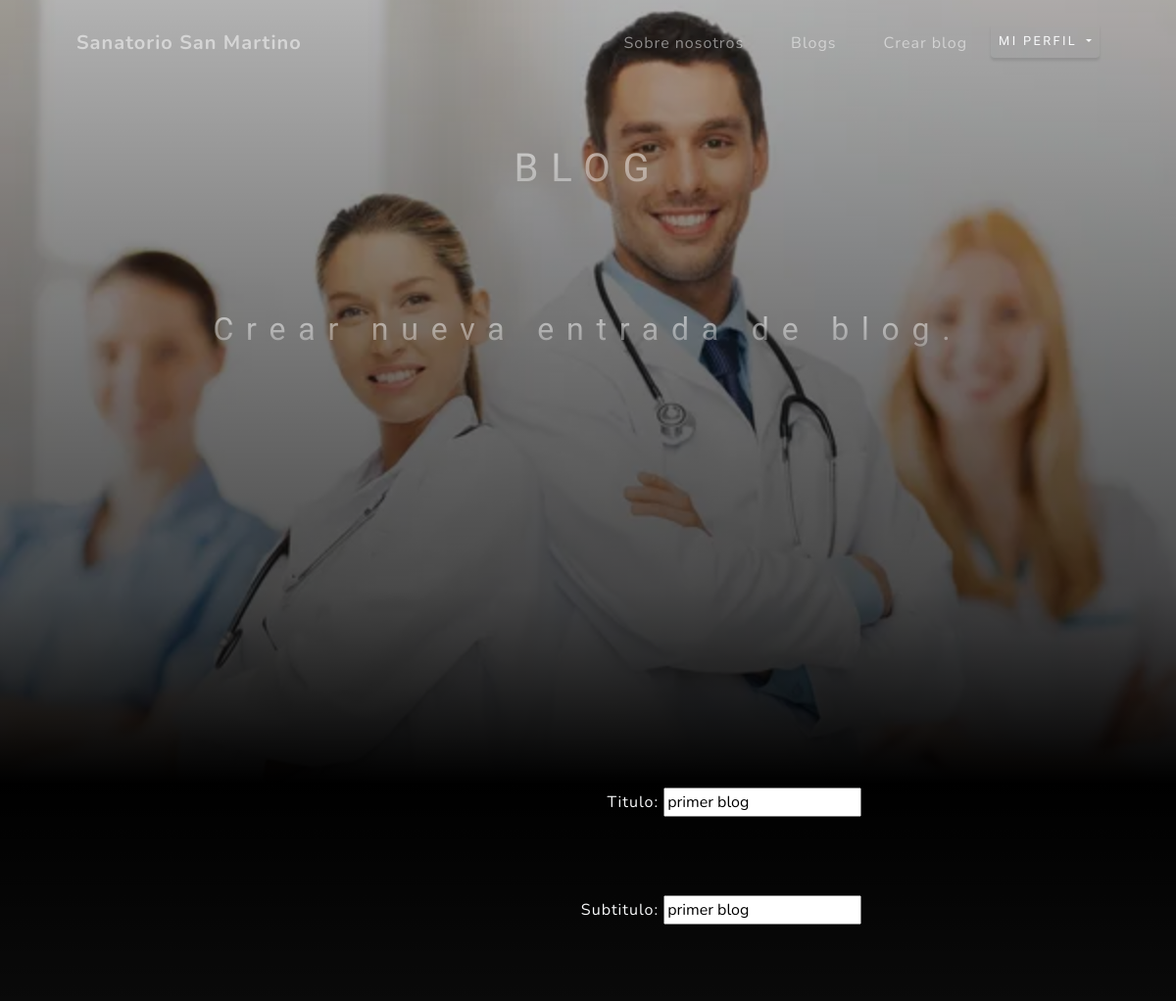
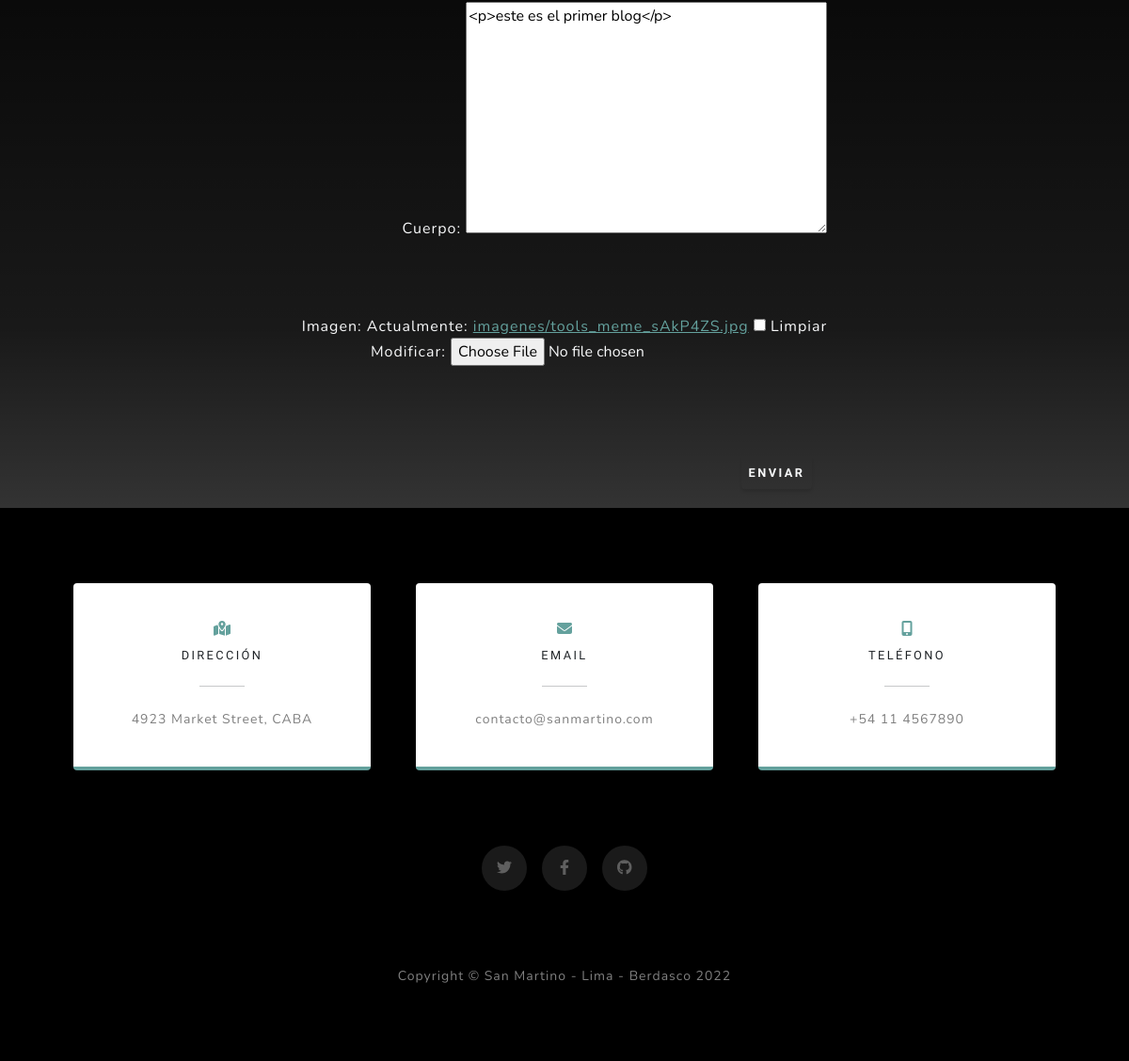
The page /page/editar-blog/2 (signed in) on the database its author committed (2 pictures, top to bottom).
### app_blog/models.py (models this page shows, shortened)
class Blog(models.Model):
    titulo = models.CharField(max_length=80)
    subtitulo = models.CharField(max_length=80)
    autor = models.ForeignKey(User, on_delete=models.CASCADE, null = True)
    cuerpo = RichTextField()
    fecha = models.DateField(auto_now=True)
    imagen =  models.ImageField(upload_to='imagenes', null=True, blank=True)

### app_blog/views.py (the view)
# urls.py: path('editar-blog/<int:pk>', views.BlogUpdateView.as_view(), name="editar_blog"),
class BlogUpdateView(LoginRequiredMixin, UpdateView):
    model = Blog
    form_class = BlogUpdateForm
    success_url = reverse_lazy('listar_blog')
    template_name = 'app_blog/blog_form.html'

### app_blog/forms.py
class BlogUpdateForm(forms.ModelForm):
    class Meta:
        model = Blog
        fields = ['titulo', 'subtitulo', 'cuerpo', 'imagen']

### app_blog/templates/app_blog/blog_form.html (shortened to what this page needs)
{% extends "app_sanatorio/base.html" %}
{% block base %}
<h1 class="fs-1 mt-5 p-5 text-center">BLOG</h1>
<h1 class="fs-2 mt-2 p-1 text-center text-light">Crear nueva entrada de blog.</h1>
{% endblock base %}
{% block section %}
<section class="d-flex flex-column text-light about-section text-center p-1" id="about">
    <div class="d-flex justify-content-center">
        <form class="d-flex flex-column align-items-end  text-light" method="post" enctype="multipart/form-data">
            {{ form.as_p }}
            <input class="btn btn-outline-light fw-bolder p-2 m-3" type="submit" value="Enviar" />
        </form>
    </div>
</section>
{% endblock section %}

### rows shown on the page
Blog: titulo "primer blog", subtitulo "primer blog", cuerpo "<p>este es el primer blog</p>"
